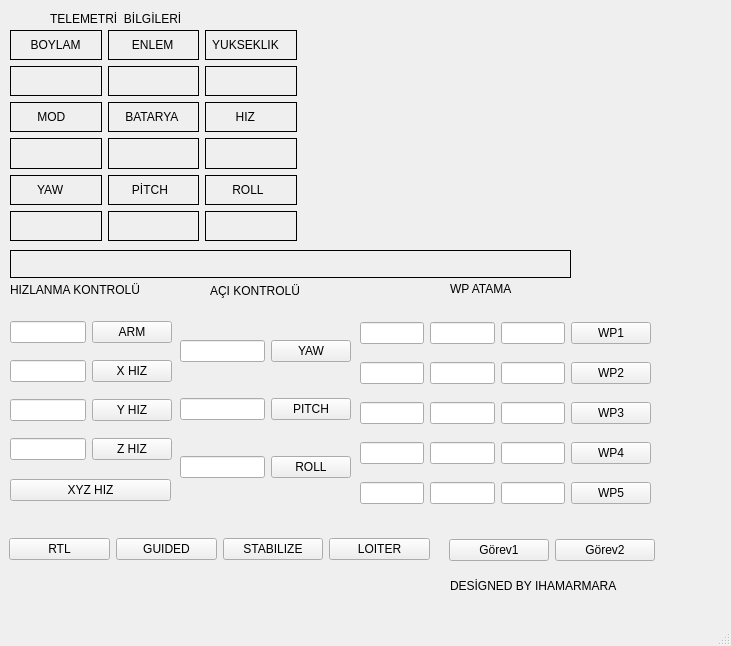
<?xml version="1.0" encoding="UTF-8"?>
<ui version="4.0">
 <class>MainWindow</class>
 <widget class="QMainWindow" name="MainWindow">
  <property name="geometry">
   <rect>
    <x>0</x>
    <y>0</y>
    <width>731</width>
    <height>646</height>
   </rect>
  </property>
  <property name="windowTitle">
   <string>MainWindow</string>
  </property>
  <widget class="QWidget" name="centralwidget">
   <widget class="QWidget" name="verticalLayoutWidget_2">
    <property name="geometry">
     <rect>
      <x>10</x>
      <y>310</y>
      <width>162</width>
      <height>161</height>
     </rect>
    </property>
    <layout class="QVBoxLayout" name="iki">
     <item>
      <layout class="QHBoxLayout" name="horizontalLayout_7">
       <item>
        <widget class="QLineEdit" name="arm_yazi_alani"/>
       </item>
       <item>
        <widget class="QPushButton" name="armed_buton">
         <property name="text">
          <string>ARM</string>
         </property>
        </widget>
       </item>
      </layout>
     </item>
     <item>
      <layout class="QHBoxLayout" name="horizontalLayout_8">
       <item>
        <widget class="QLineEdit" name="x_hizi_yazi_alani">
         <property name="inputMethodHints">
          <set>Qt::ImhPreferNumbers</set>
         </property>
        </widget>
       </item>
       <item>
        <widget class="QPushButton" name="x_hizi_buton">
         <property name="text">
          <string>X HIZ</string>
         </property>
        </widget>
       </item>
      </layout>
     </item>
     <item>
      <layout class="QHBoxLayout" name="horizontalLayout_9">
       <item>
        <widget class="QLineEdit" name="y_hizi_yazi_alani"/>
       </item>
       <item>
        <widget class="QPushButton" name="y_hizi_buton">
         <property name="text">
          <string>Y HIZ</string>
         </property>
        </widget>
       </item>
      </layout>
     </item>
     <item>
      <layout class="QHBoxLayout" name="horizontalLayout_10">
       <item>
        <widget class="QLineEdit" name="z_hizi_yazi_alani"/>
       </item>
       <item>
        <widget class="QPushButton" name="z_hizi_buton">
         <property name="text">
          <string>Z HIZ</string>
         </property>
        </widget>
       </item>
      </layout>
     </item>
    </layout>
   </widget>
   <widget class="QWidget" name="verticalLayoutWidget_3">
    <property name="geometry">
     <rect>
      <x>180</x>
      <y>310</y>
      <width>171</width>
      <height>201</height>
     </rect>
    </property>
    <layout class="QVBoxLayout" name="uc">
     <item>
      <layout class="QHBoxLayout" name="horizontalLayout_13">
       <item>
        <widget class="QLineEdit" name="yaw_yazi_alani"/>
       </item>
       <item>
        <widget class="QPushButton" name="yaw_buton">
         <property name="text">
          <string>YAW</string>
         </property>
        </widget>
       </item>
      </layout>
     </item>
     <item>
      <layout class="QHBoxLayout" name="horizontalLayout_11">
       <item>
        <widget class="QLineEdit" name="pitch_yazi_alani"/>
       </item>
       <item>
        <widget class="QPushButton" name="pitch_buton">
         <property name="text">
          <string>PITCH</string>
         </property>
        </widget>
       </item>
      </layout>
     </item>
     <item>
      <layout class="QHBoxLayout" name="horizontalLayout_12">
       <item>
        <widget class="QLineEdit" name="roll_yazi_alani"/>
       </item>
       <item>
        <widget class="QPushButton" name="roll_buton">
         <property name="text">
          <string>ROLL</string>
         </property>
        </widget>
       </item>
      </layout>
     </item>
    </layout>
   </widget>
   <widget class="QWidget" name="verticalLayoutWidget_4">
    <property name="geometry">
     <rect>
      <x>360</x>
      <y>310</y>
      <width>291</width>
      <height>211</height>
     </rect>
    </property>
    <layout class="QVBoxLayout" name="dort">
     <item>
      <layout class="QHBoxLayout" name="horizontalLayout_16">
       <item>
        <widget class="QLineEdit" name="wp1_enlem_yazi_alani"/>
       </item>
       <item>
        <widget class="QLineEdit" name="wp1_boylam_yazi_alani"/>
       </item>
       <item>
        <widget class="QLineEdit" name="wp1_yukseklik_yazi_alani"/>
       </item>
       <item>
        <widget class="QPushButton" name="wp1_buton">
         <property name="text">
          <string>WP1</string>
         </property>
        </widget>
       </item>
      </layout>
     </item>
     <item>
      <layout class="QHBoxLayout" name="horizontalLayout_15">
       <item>
        <widget class="QLineEdit" name="wp2_enlem_yazi_alani"/>
       </item>
       <item>
        <widget class="QLineEdit" name="wp2_boylam_yazi_alani"/>
       </item>
       <item>
        <widget class="QLineEdit" name="wp2_yukseklik_yazi_alani"/>
       </item>
       <item>
        <widget class="QPushButton" name="wp2_buton">
         <property name="text">
          <string>WP2</string>
         </property>
        </widget>
       </item>
      </layout>
     </item>
     <item>
      <layout class="QHBoxLayout" name="horizontalLayout_14">
       <item>
        <widget class="QLineEdit" name="wp3_enlem_yazi_alani"/>
       </item>
       <item>
        <widget class="QLineEdit" name="wp3_boylam_yazi_alani"/>
       </item>
       <item>
        <widget class="QLineEdit" name="wp3_yukseklik_yazi_alani"/>
       </item>
       <item>
        <widget class="QPushButton" name="wp3_buton">
         <property name="text">
          <string>WP3</string>
         </property>
        </widget>
       </item>
      </layout>
     </item>
     <item>
      <layout class="QHBoxLayout" name="horizontalLayout_18">
       <item>
        <widget class="QLineEdit" name="wp4_enlem_yazi_alani"/>
       </item>
       <item>
        <widget class="QLineEdit" name="wp4_boylam_yazi_alani"/>
       </item>
       <item>
        <widget class="QLineEdit" name="wp4_yukseklik_yazi_alani"/>
       </item>
       <item>
        <widget class="QPushButton" name="wp4_buton">
         <property name="text">
          <string>WP4</string>
         </property>
        </widget>
       </item>
      </layout>
     </item>
     <item>
      <layout class="QHBoxLayout" name="horizontalLayout_17">
       <item>
        <widget class="QLineEdit" name="wp5_enlem_yazi_alani"/>
       </item>
       <item>
        <widget class="QLineEdit" name="wp5_boylam_yazi_alani"/>
       </item>
       <item>
        <widget class="QLineEdit" name="wp5_yukseklik_yazi_alani"/>
       </item>
       <item>
        <widget class="QPushButton" name="wp5_buton">
         <property name="text">
          <string>WP5</string>
         </property>
        </widget>
       </item>
      </layout>
     </item>
    </layout>
   </widget>
   <widget class="QWidget" name="verticalLayoutWidget">
    <property name="geometry">
     <rect>
      <x>10</x>
      <y>30</y>
      <width>287</width>
      <height>211</height>
     </rect>
    </property>
    <layout class="QVBoxLayout" name="bir">
     <item>
      <layout class="QHBoxLayout" name="horizontalLayout">
       <item>
        <widget class="QLabel" name="boylam">
         <property name="frameShape">
          <enum>QFrame::Box</enum>
         </property>
         <property name="text">
          <string>     BOYLAM</string>
         </property>
        </widget>
       </item>
       <item>
        <widget class="QLabel" name="enlem">
         <property name="frameShape">
          <enum>QFrame::Box</enum>
         </property>
         <property name="text">
          <string>      ENLEM   </string>
         </property>
        </widget>
       </item>
       <item>
        <widget class="QLabel" name="yukseklik">
         <property name="frameShape">
          <enum>QFrame::Box</enum>
         </property>
         <property name="text">
          <string> YUKSEKLIK</string>
         </property>
        </widget>
       </item>
      </layout>
     </item>
     <item>
      <layout class="QHBoxLayout" name="horizontalLayout_2">
       <item>
        <widget class="QLabel" name="enlem_bilgisi">
         <property name="frameShape">
          <enum>QFrame::Box</enum>
         </property>
         <property name="text">
          <string/>
         </property>
        </widget>
       </item>
       <item>
        <widget class="QLabel" name="boylam_bilgisi">
         <property name="frameShape">
          <enum>QFrame::Box</enum>
         </property>
         <property name="text">
          <string/>
         </property>
        </widget>
       </item>
       <item>
        <widget class="QLabel" name="yukseklik_bilgisi">
         <property name="frameShape">
          <enum>QFrame::Box</enum>
         </property>
         <property name="text">
          <string/>
         </property>
        </widget>
       </item>
      </layout>
     </item>
     <item>
      <layout class="QHBoxLayout" name="horizontalLayout_3">
       <item>
        <widget class="QLabel" name="mod">
         <property name="frameShape">
          <enum>QFrame::Box</enum>
         </property>
         <property name="text">
          <string>       MOD</string>
         </property>
        </widget>
       </item>
       <item>
        <widget class="QLabel" name="batarya">
         <property name="frameShape">
          <enum>QFrame::Box</enum>
         </property>
         <property name="text">
          <string>    BATARYA</string>
         </property>
        </widget>
       </item>
       <item>
        <widget class="QLabel" name="hiz">
         <property name="frameShape">
          <enum>QFrame::Box</enum>
         </property>
         <property name="text">
          <string>        HIZ</string>
         </property>
        </widget>
       </item>
      </layout>
     </item>
     <item>
      <layout class="QHBoxLayout" name="horizontalLayout_4">
       <item>
        <widget class="QLabel" name="mod_bilgisi">
         <property name="frameShape">
          <enum>QFrame::Box</enum>
         </property>
         <property name="text">
          <string/>
         </property>
        </widget>
       </item>
       <item>
        <widget class="QLabel" name="batarya_bilgisi">
         <property name="frameShape">
          <enum>QFrame::Box</enum>
         </property>
         <property name="text">
          <string/>
         </property>
        </widget>
       </item>
       <item>
        <widget class="QLabel" name="hiz_bilgisi">
         <property name="frameShape">
          <enum>QFrame::Box</enum>
         </property>
         <property name="text">
          <string/>
         </property>
        </widget>
       </item>
      </layout>
     </item>
     <item>
      <layout class="QHBoxLayout" name="horizontalLayout_5">
       <item>
        <widget class="QLabel" name="yaw">
         <property name="frameShape">
          <enum>QFrame::Box</enum>
         </property>
         <property name="text">
          <string>       YAW</string>
         </property>
        </widget>
       </item>
       <item>
        <widget class="QLabel" name="pitch">
         <property name="frameShape">
          <enum>QFrame::Box</enum>
         </property>
         <property name="text">
          <string>      PİTCH</string>
         </property>
        </widget>
       </item>
       <item>
        <widget class="QLabel" name="roll">
         <property name="frameShape">
          <enum>QFrame::Box</enum>
         </property>
         <property name="text">
          <string>       ROLL</string>
         </property>
        </widget>
       </item>
      </layout>
     </item>
     <item>
      <layout class="QHBoxLayout" name="horizontalLayout_6">
       <item>
        <widget class="QLabel" name="yaw_bilgisi">
         <property name="frameShape">
          <enum>QFrame::Box</enum>
         </property>
         <property name="text">
          <string/>
         </property>
        </widget>
       </item>
       <item>
        <widget class="QLabel" name="pitch_bilgisi">
         <property name="frameShape">
          <enum>QFrame::Box</enum>
         </property>
         <property name="text">
          <string/>
         </property>
        </widget>
       </item>
       <item>
        <widget class="QLabel" name="roll_bilgisi">
         <property name="frameShape">
          <enum>QFrame::Box</enum>
         </property>
         <property name="text">
          <string/>
         </property>
        </widget>
       </item>
      </layout>
     </item>
    </layout>
   </widget>
   <widget class="QWidget" name="verticalLayoutWidget_5">
    <property name="geometry">
     <rect>
      <x>10</x>
      <y>470</y>
      <width>161</width>
      <height>41</height>
     </rect>
    </property>
    <layout class="QVBoxLayout" name="verticalLayout_2">
     <item>
      <layout class="QHBoxLayout" name="horizontalLayout_20">
       <item>
        <widget class="QPushButton" name="xyz_hizi_buton">
         <property name="text">
          <string>XYZ HIZ</string>
         </property>
        </widget>
       </item>
      </layout>
     </item>
    </layout>
   </widget>
   <widget class="QWidget" name="horizontalLayoutWidget_2">
    <property name="geometry">
     <rect>
      <x>9</x>
      <y>529</y>
      <width>421</width>
      <height>41</height>
     </rect>
    </property>
    <layout class="QHBoxLayout" name="horizontalLayout_21">
     <item>
      <widget class="QPushButton" name="rtl_buton">
       <property name="text">
        <string>RTL</string>
       </property>
      </widget>
     </item>
     <item>
      <widget class="QPushButton" name="guided_buton">
       <property name="text">
        <string>GUIDED</string>
       </property>
      </widget>
     </item>
     <item>
      <widget class="QPushButton" name="stabilize_buton">
       <property name="text">
        <string>STABILIZE</string>
       </property>
      </widget>
     </item>
     <item>
      <widget class="QPushButton" name="loiter_buton">
       <property name="text">
        <string>LOITER</string>
       </property>
      </widget>
     </item>
    </layout>
   </widget>
   <widget class="QLabel" name="label">
    <property name="geometry">
     <rect>
      <x>50</x>
      <y>10</y>
      <width>261</width>
      <height>17</height>
     </rect>
    </property>
    <property name="text">
     <string>TELEMETRİ  BİLGİLERİ</string>
    </property>
   </widget>
   <widget class="QLabel" name="label_2">
    <property name="geometry">
     <rect>
      <x>10</x>
      <y>280</y>
      <width>161</width>
      <height>20</height>
     </rect>
    </property>
    <property name="text">
     <string>HIZLANMA KONTROLÜ</string>
    </property>
   </widget>
   <widget class="QLabel" name="label_3">
    <property name="geometry">
     <rect>
      <x>210</x>
      <y>280</y>
      <width>111</width>
      <height>21</height>
     </rect>
    </property>
    <property name="text">
     <string>AÇI KONTROLÜ</string>
    </property>
   </widget>
   <widget class="QLabel" name="label_4">
    <property name="geometry">
     <rect>
      <x>450</x>
      <y>280</y>
      <width>81</width>
      <height>17</height>
     </rect>
    </property>
    <property name="text">
     <string>WP ATAMA</string>
    </property>
   </widget>
   <widget class="QLabel" name="label_5">
    <property name="geometry">
     <rect>
      <x>450</x>
      <y>570</y>
      <width>201</width>
      <height>31</height>
     </rect>
    </property>
    <property name="text">
     <string>DESİGNED BY IHAMARMARA</string>
    </property>
   </widget>
   <widget class="QWidget" name="horizontalLayoutWidget">
    <property name="geometry">
     <rect>
      <x>449</x>
      <y>530</y>
      <width>206</width>
      <height>41</height>
     </rect>
    </property>
    <layout class="QHBoxLayout" name="horizontalLayout_19">
     <item>
      <widget class="QPushButton" name="pushButton_2">
       <property name="text">
        <string>Görev1</string>
       </property>
      </widget>
     </item>
     <item>
      <widget class="QPushButton" name="gorev2">
       <property name="text">
        <string>Görev2</string>
       </property>
      </widget>
     </item>
    </layout>
   </widget>
   <widget class="QLabel" name="durum_cubugu">
    <property name="geometry">
     <rect>
      <x>10</x>
      <y>250</y>
      <width>561</width>
      <height>28</height>
     </rect>
    </property>
    <property name="frameShape">
     <enum>QFrame::Box</enum>
    </property>
    <property name="text">
     <string/>
    </property>
   </widget>
  </widget>
  <widget class="QMenuBar" name="menubar">
   <property name="geometry">
    <rect>
     <x>0</x>
     <y>0</y>
     <width>731</width>
     <height>25</height>
    </rect>
   </property>
  </widget>
  <widget class="QStatusBar" name="statusbar"/>
 </widget>
 <resources/>
 <connections/>
</ui>
